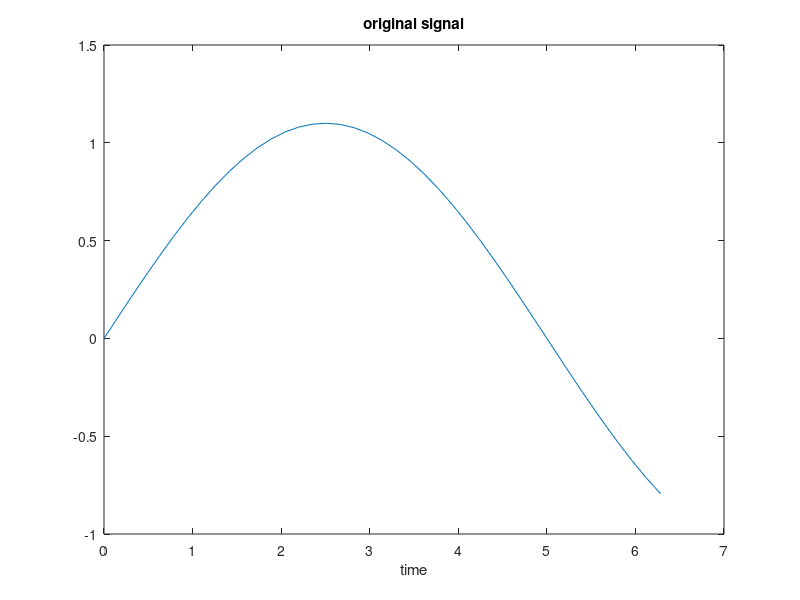
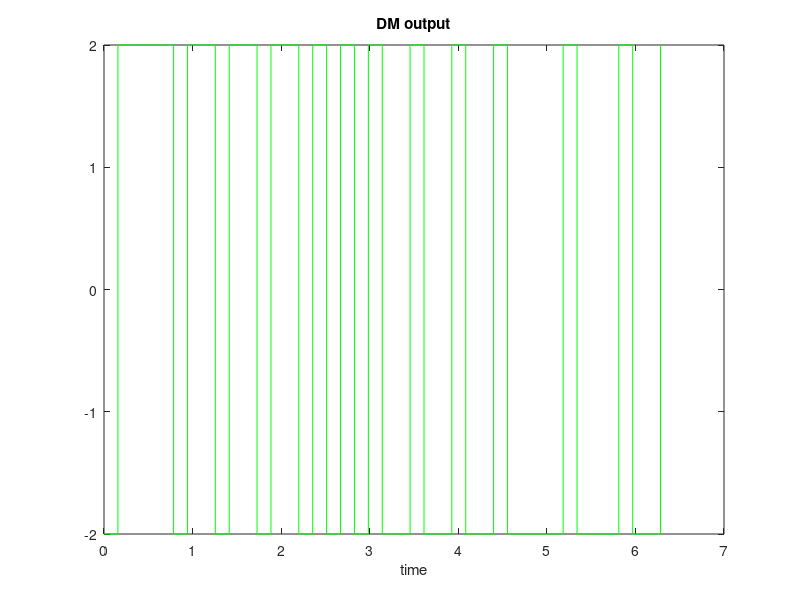
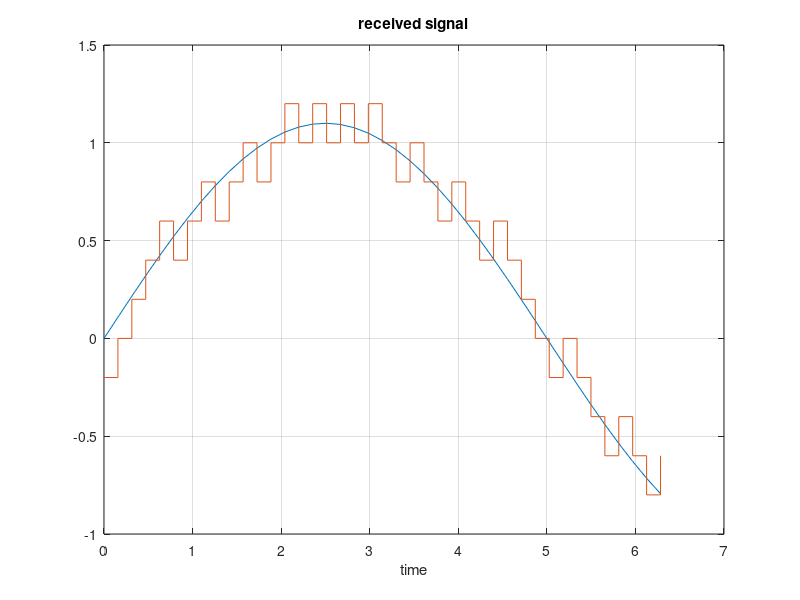

These figures' MATLAB source, in order:
clc;clear all;close all;

% Delta Modulation (DM)   
predictor = [0 1];
partition = -1:.1:.9;
step=0.2;
partition = [0];
codebook = [-1*step step]; 
%DM quantizer   
t = 0:pi/20:2*pi; 
x = 1.1*sin(2*pi*0.1*t); % Analog Signal
 
% Quantize x(t) using DPCM. 
encoded_x=dpcmenco(x,codebook,partition,predictor);   
% Try to recover x from the modulated signal. 
decoded_x=dpcmdeco(encoded_x,codebook,predictor); 

figure
plot(t,x);
xlabel('time');
title('original signal');
figure
stairs(t,10*codebook(encoded_x+1),'g');
xlabel('time');
title('DM output'); 
figure
plot(t,x);
hold;
stairs(t,decoded_x);
grid;
xlabel('time');
title('received signal');





